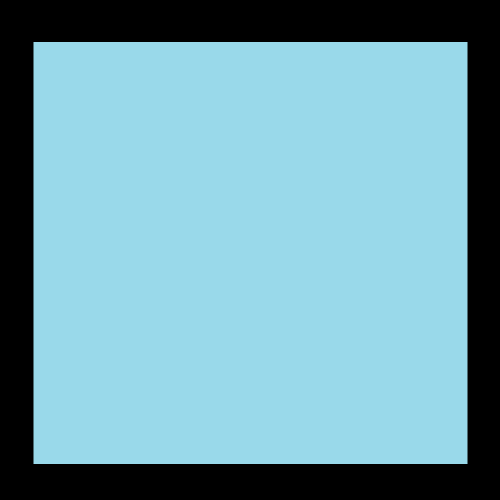
%> input picture dataset/reference.png, 1000 x 1000 px (shown at 1/2 size)
$ octave demo.m   (GNU Octave 9; MATLAB toolbox functions it lacks are replaced by stand-ins)
%> lines starting %> are read from the running program, lines starting %| are printed output that depends on the picture; in (x1, y1, x2, y2) boxes, pixels count from 0 and x2, y2 are one past the last pixel; in counts of white or black regions, pixels touching at a corner belong together; the program's own positions count from 1
% Load the image processing toolbox
pkg load image;

% Load reference and demo images
referenceImage = imread("./dataset/reference.png");
%> referenceImage is the input picture: size 1000x1000x3 uint8; mean R, G, B 112.1, 159, 171.4
demoImage = imread("./dataset/demoImage.png");
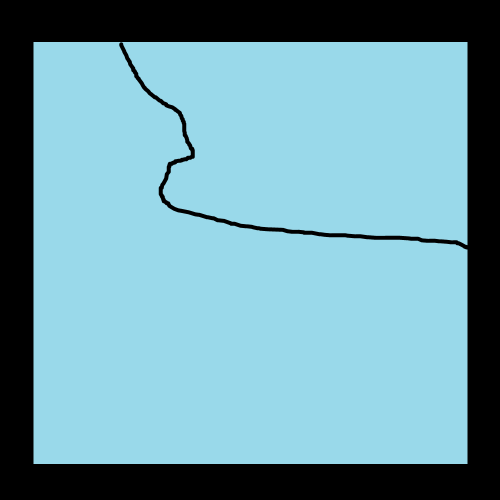
%> input picture dataset/demoImage.png, 1000 x 1000 px (shown at 1/2 size)
%> demoImage is the input picture: size 1000x1000x3 uint8; mean R, G, B 110.8, 157.2, 169.5

% Set resize and Canny edge detection ratios
resizeRatio = 0.38;
cannyRatio = 0.88;

% Resize the demo and reference images
resizedImages = cellfun(@(img) imresize(img, resizeRatio), ...
    {demoImage, referenceImage}, 'UniformOutput', false);
%> resizedImages = 2 items

% Convert resized images to grayscale
grayImages = cellfun(@rgb2gray, resizedImages, 'UniformOutput', false);
%> grayImages = 2 items

% Apply Canny edge detection
cannyEdges = cellfun(@(gray) edge(gray, 'Canny', cannyRatio), grayImages, 'UniformOutput', false);
%> cannyEdges = 2 items

% Count white pixels in Canny edges
whitePixelsEdge = cellfun(@(canny) sum(canny(:) == 1), cannyEdges);
%> whitePixelsEdge = [2134 1298]

% Fill the Canny edges and count white pixels in the filled images
filledImages = cellfun(@(canny) imfill(canny, 'holes'), cannyEdges, 'UniformOutput', false);
%> filledImages = 2 items
whitePixelsFilled = cellfun(@(filled) sum(filled(:) == 1), filledImages);
%> whitePixelsFilled = [105495 106571]

% Initialize variable to store the result type
resultType = "";

% Determine the result type based on conditions
if (whitePixelsEdge(1) - whitePixelsEdge(2) <= 100) && ...
     (whitePixelsFilled(2) - whitePixelsFilled(1) > 100)
     resultType = "edge";
end

if (whitePixelsEdge(1) - whitePixelsEdge(2) > 100)
     resultType = "middle";
end

if ((whitePixelsEdge(1) - whitePixelsEdge(2)) <= 100 && (whitePixelsFilled(2) - whitePixelsFilled(1) <= 100))
     resultType = "perfect";
end

% Display the resized, grayscale, and Canny versions of the images
figure;

subplot(1, 4, 1);
imshow(demoImage);

subplot(1, 4, 2);
imshow(resizedImages{1});
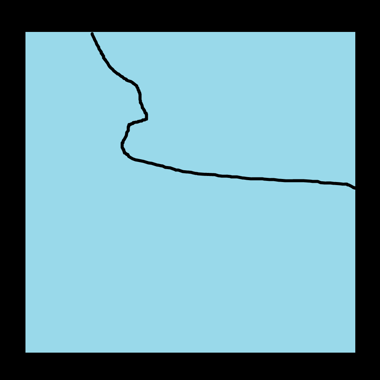
%> displayed picture: size 380x380x3, on the screen's scale of 0 to 255; mean R, G, B 110.9, 157.2, 169.6

subplot(1, 4, 3);
imshow(grayImages{1});
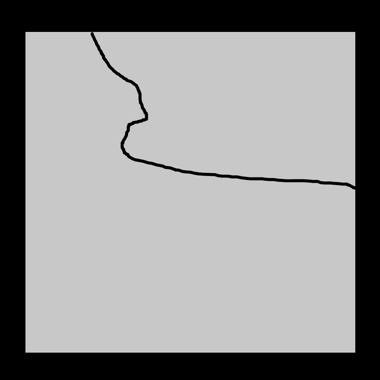
%> displayed picture: size 380x380, on the screen's scale of 0 to 255; min 0, max 217, mean 144.9

subplot(1, 4, 4);
imshow(cannyEdges{1});
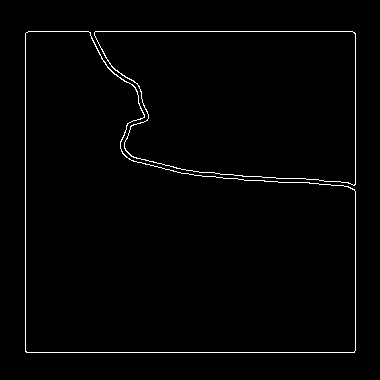
%> displayed picture: size 380x380 logical; 1.5% white in thin lines or dots, all inside (x1, y1, x2, y2) = (25, 31, 356, 353)

% Create message for the popup
msg = ["Result : " resultType];
popupTitle = 'Result box';

% Display the message box
msgbox(msg, popupTitle);
